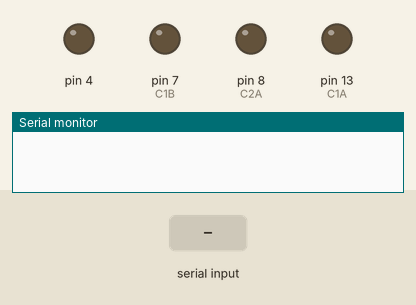
Recording of a sketch running on a simulated Arduino Uno, built with avr-gcc and run on an emulated ATmega328P. On the bench: output pins drawn as LEDs (lit = HIGH), the last lines printed to the serial monitor. The test bench sets the inputs (shaded band).

Above: at 1.2 s.
1.3 s: "*forward" received over the second serial link
At 2.5 s:
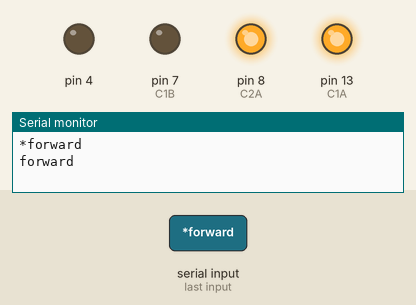
2.8 s: "*backward" received over the second serial link
At 4.0 s:
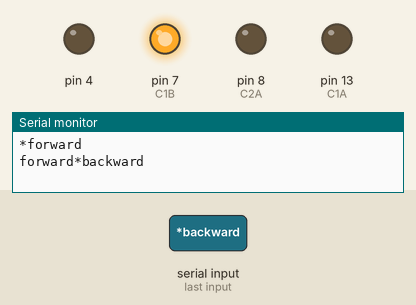
4.3 s: "*right" received over the second serial link
At 5.5 s:
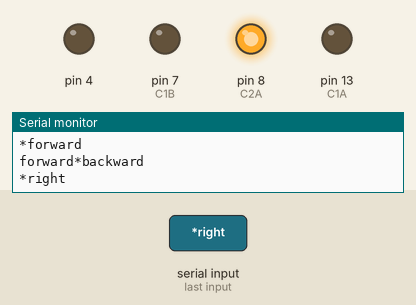
5.8 s: "*left" received over the second serial link
At 6.3 s:
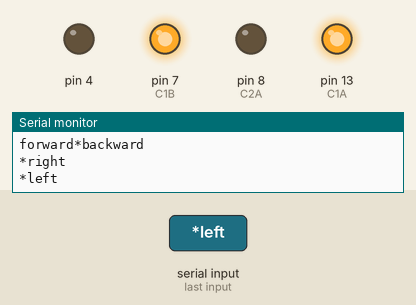
Timing chart, 0 to 8.3 s (numbered marks = the images above; inputs shaded):
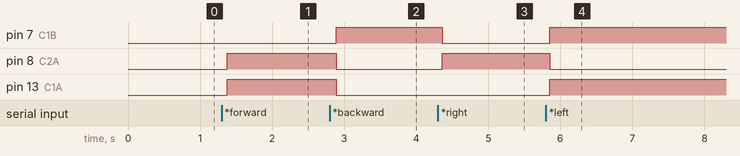

The sketch:

Voice_controller.ino
```cpp
#include<SoftwareSerial.h>
SoftwareSerial myserial(2,3); //RX & TX
String voice;
#define C1A 13  //right side
#define C1B 7
#define C2A 8  //left side
#define C2B 7
void setup(){
  myserial.begin(9600);
  Serial.begin(9600);
  pinMode(4,OUTPUT);
  pinMode(C1A,OUTPUT);
  pinMode(C1B,OUTPUT);
  pinMode(C2A,OUTPUT);
  pinMode(C2B,OUTPUT);

}
void loop(){
  while (myserial.available()){
    delay(10);
    char c= myserial.read();
    if (c=='#')
    {
      break;
    }
    voice += c;
  }
  if (voice.length()>0)
  {
    //voice=myserial.readString();
    Serial.println(voice);
    if (voice=="*forward")
      forward();
    else if (voice=="*backward")
      backward();
    else if (voice=="*right")
      right();
    else if (voice=="*left")
      left();

  }voice="";
}
void forward(){
  Serial.print("forward");
  digitalWrite(C1A, HIGH);
  digitalWrite(C1B, LOW);
  digitalWrite(C2A, HIGH);
  digitalWrite(C2B, LOW);

}
void backward(){
  digitalWrite(C1A, LOW);
  digitalWrite(C1B, HIGH);
  digitalWrite(C2A, LOW);
  digitalWrite(C2B, HIGH);
}
void right(){
  digitalWrite(C1A, LOW);
  digitalWrite(C1B, HIGH);
  digitalWrite(C2A, HIGH);
  digitalWrite(C2B, LOW);
}
void left(){
  digitalWrite(C1A, HIGH);
  digitalWrite(C1B, LOW);
  digitalWrite(C2A, LOW);
  digitalWrite(C2B, HIGH);
}
void Stop(){
  digitalWrite(C1A, LOW);
  digitalWrite(C1B, LOW);
  digitalWrite(C2A, LOW);
  digitalWrite(C2B, LOW);
}
```

Measured:
- after the input at 1.3 s, pin 8 (C2A), pin 13 (C1A): LOW → HIGH after 0.08 s
- after the input at 2.8 s, pin 7 (C1B): LOW → HIGH after 0.09 s; pin 8 (C2A), pin 13 (C1A): HIGH → LOW after 0.09 s
- after the input at 4.3 s, pin 7 (C1B): HIGH → LOW after 0.06 s; pin 8 (C2A): LOW → HIGH after 0.06 s
- after the input at 5.8 s, pin 7 (C1B), pin 13 (C1A): LOW → HIGH after 0.05 s; pin 8 (C2A): HIGH → LOW after 0.05 s
